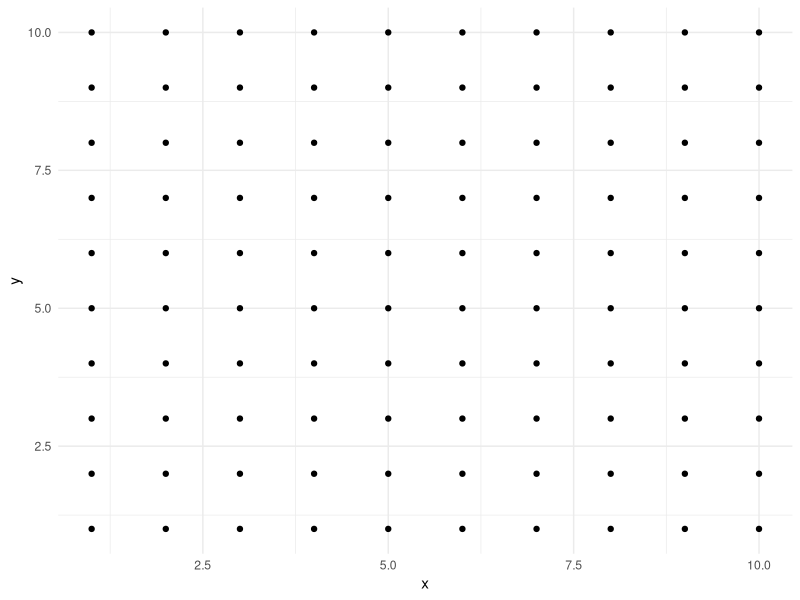
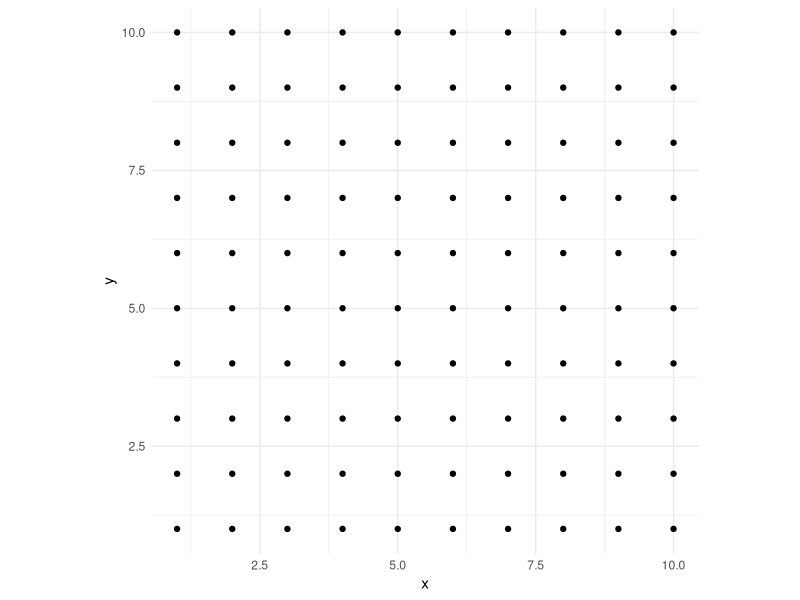

Reproduce these figures in R, in order.
## ---- chunk 1
knitr::opts_chunk$set(fig.height=3, comment="#")
## ---- chunk 2
library("tidyverse")

df <- expand.grid("x" = 1:10, "y" = 1:10) 
ggplot(df, aes(x, y)) +
  geom_point() +
  theme_minimal()
## ---- chunk 3
ggplot(df, aes(x, y)) +
  geom_point() +
  theme_minimal() +
  coord_equal()
